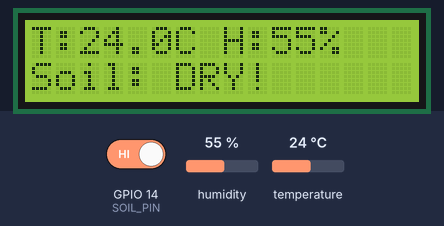
Bench run of a program on a simulated ESP8266 (NodeMCU). Parts: 16×2 character LCD. The inputs (shaded band) are chosen by the test bench; at power-on: GPIO 14 (SOIL_PIN) HIGH, humidity 55 %, temperature 24 °C. What the program prints to the serial monitor is not drawn.

Above: at 3.2 s.
3.3 s: GPIO 14 (SOIL_PIN) driven LOW
At 4.8 s:
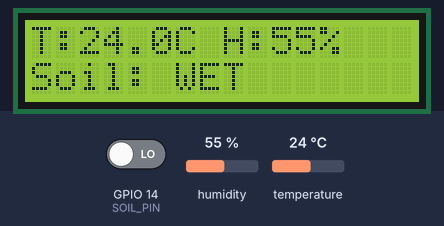
6.0 s: humidity set to 22 %
At 7.1 s:
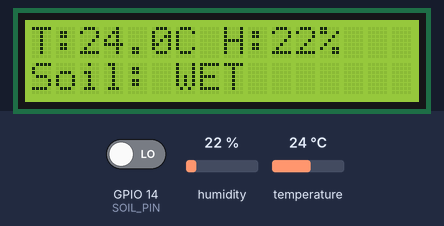
8.7 s: temperature set to 12 °C
At 11.5 s:
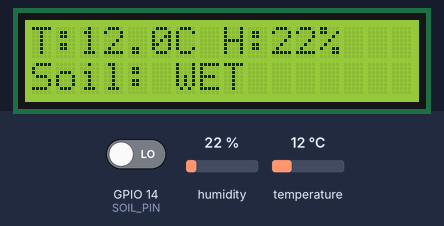
11.8 s: GPIO 14 (SOIL_PIN) driven HIGH
At 12.9 s:
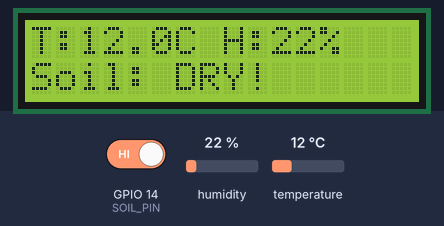
14.5 s: humidity set to 40 %
At 17.5 s:
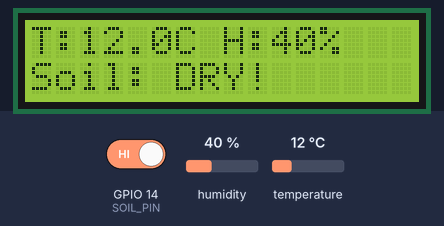
18.0 s: temperature set to 19 °C
At 19.8 s:
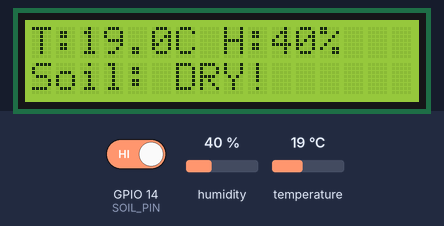
Timing chart, 0 to 21.3 s (numbered marks = the images above; inputs shaded):
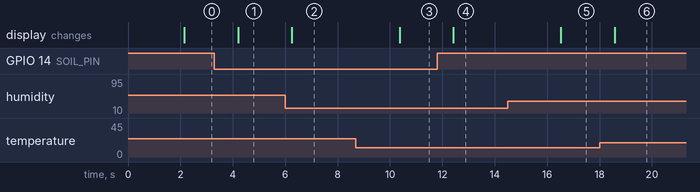

Measured:
- after the input at 3.3 s, the display: changes after 0.90 s (image 1)
- after the input at 6.0 s, the display: changes after 0.26 s (image 2)
- after the input at 8.7 s, the display: changes after 1.7 s (image 3)
- after the input at 11.8 s, the display: changes after 0.62 s (image 4)
- after the input at 14.5 s, the display: changes after 2.0 s (image 5)
- after the input at 18.0 s, the display: changes after 0.58 s (image 6)

The program:

main.cpp
```cpp
#include <Arduino.h>
#include <DHT.h>
#include <LiquidCrystal_I2C.h>
#include <Wire.h>

// --- PIN DEFINITIONS FOR ESP8266 (NodeMCU) ---
#define DHTPIN 13       // D7 is GPIO13
#define DHTTYPE DHT11

#define SOIL_PIN 14     // D5 is GPIO14 (Safe pin, unlike D8 which blocks uploads!)

// I2C LCD Address is usually 0x27 or 0x3F
LiquidCrystal_I2C lcd(0x27, 16, 2);

DHT dht(DHTPIN, DHTTYPE);

void setup() {
    Serial.begin(115200);
    Serial.println("\n\n--- ESP8266 Plant Sensor Node ---");

    // Initialize sensors
    dht.begin();
    pinMode(SOIL_PIN, INPUT);

    // Initialize I2C (SDA = D2/GPIO4, SCL = D1/GPIO5)
    Wire.begin(4, 5);

    // Initialize LCD
    lcd.init();
    lcd.backlight();

    // Boot message
    lcd.setCursor(0, 0);
    lcd.print("Plant Monitor");
    lcd.setCursor(0, 1);
    lcd.print("Initializing...");
    delay(2000);
    lcd.clear();
}

void loop() {
    // Read DHT11 Temperature and Humidity
    float h = dht.readHumidity();
    float t = dht.readTemperature();

    // Read Soil Moisture (Digital Out from module)
    // Note: Most modules output LOW (0) when WET, and HIGH (1) when DRY
    int soilStatus = digitalRead(SOIL_PIN);

    // Check if DHT read failed
    if (isnan(h) || isnan(t)) {
        Serial.println("Error: Failed to read from DHT sensor!");
        lcd.setCursor(0, 0);
        lcd.print("Sensor Error!   ");
        delay(2000);
        return;
    }

    String moisture = (soilStatus == LOW) ? "WET " : "DRY!";

    // --- Serial Debug ---
    Serial.printf("Temp: %.1f°C | Humidity: %.0f%% | Soil: %s\n", t, h, moisture.c_str());

    // --- Update LCD Display ---
    // Row 1: Temp & Humidity
    lcd.setCursor(0, 0);
    lcd.printf("T:%.1fC H:%.0f%% ", t, h);

    // Row 2: Soil Status
    lcd.setCursor(0, 1);
    lcd.printf("Soil: %s        ", moisture.c_str());

    // Wait before next reading (DHT11 is slow, 2 seconds is best)
    delay(2000);
}
```
